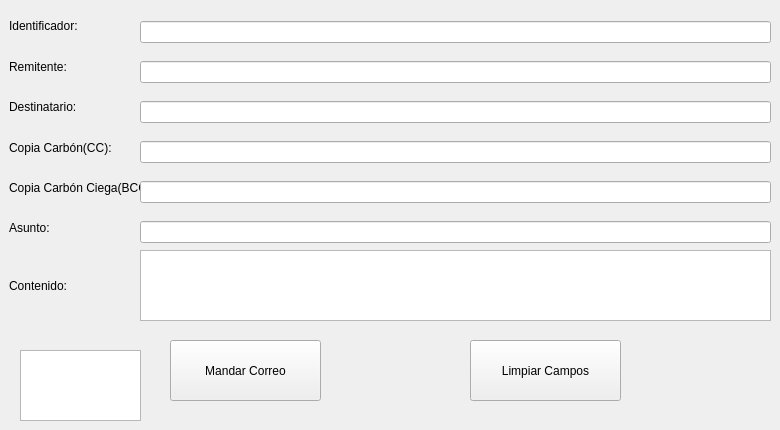
      <widget class="QWidget" name="tab_1">
       <attribute name="title">
        <string>Escribir correo</string>
       </attribute>
       <widget class="QPushButton" name="pushButton">
        <property name="geometry">
         <rect>
          <x>170</x>
          <y>340</y>
          <width>151</width>
          <height>61</height>
         </rect>
        </property>
        <property name="text">
         <string>Mandar Correo</string>
        </property>
       </widget>
       <widget class="QPushButton" name="pushButton_2">
        <property name="geometry">
         <rect>
          <x>470</x>
          <y>340</y>
          <width>151</width>
          <height>61</height>
         </rect>
        </property>
        <property name="text">
         <string>Limpiar Campos</string>
        </property>
       </widget>
       <widget class="QPlainTextEdit" name="plainTextEdit">
        <property name="geometry">
         <rect>
          <x>140</x>
          <y>250</y>
          <width>631</width>
          <height>71</height>
         </rect>
        </property>
       </widget>
       <widget class="QWidget" name="layoutWidget">
        <property name="geometry">
         <rect>
          <x>9</x>
          <y>9</y>
          <width>131</width>
          <height>311</height>
         </rect>
        </property>
        <layout class="QVBoxLayout" name="verticalLayout_2" stretch="1,1,1,1,1,1,2">
         <item>
          <widget class="QLabel" name="label">
           <property name="text">
            <string>Identificador:</string>
           </property>
          </widget>
         </item>
         <item>
          <widget class="QLabel" name="label_2">
           <property name="text">
            <string>Remitente:</string>
           </property>
          </widget>
         </item>
         <item>
          <widget class="QLabel" name="label_3">
           <property name="text">
            <string>Destinatario:</string>
           </property>
          </widget>
         </item>
         <item>
          <widget class="QLabel" name="label_4">
           <property name="text">
            <string>Copia Carbón(CC):</string>
           </property>
          </widget>
         </item>
         <item>
          <widget class="QLabel" name="label_5">
           <property name="text">
            <string>Copia Carbón Ciega(BCC):</string>
           </property>
          </widget>
         </item>
         <item>
          <widget class="QLabel" name="label_6">
           <property name="text">
            <string>Asunto:</string>
           </property>
          </widget>
         </item>
         <item>
          <widget class="QLabel" name="label_7">
           <property name="text">
            <string>Contenido:</string>
           </property>
          </widget>
         </item>
        </layout>
       </widget>
       <widget class="QWidget" name="layoutWidget">
        <property name="geometry">
         <rect>
          <x>140</x>
          <y>9</y>
          <width>631</width>
          <height>251</height>
         </rect>
        </property>
        <layout class="QVBoxLayout" name="verticalLayout_3" stretch="0,0,0,0,0,0">
         <item>
          <widget class="QLineEdit" name="lineEdit"/>
         </item>
         <item>
          <widget class="QLineEdit" name="lineEdit_2"/>
         </item>
         <item>
          <widget class="QLineEdit" name="lineEdit_3"/>
         </item>
         <item>
          <widget class="QLineEdit" name="lineEdit_4"/>
         </item>
         <item>
          <widget class="QLineEdit" name="lineEdit_5"/>
         </item>
         <item>
          <widget class="QLineEdit" name="lineEdit_6"/>
         </item>
        </layout>
       </widget>
       <widget class="QTextBrowser" name="textBrowser">
        <property name="enabled">
         <bool>true</bool>
        </property>
        <property name="geometry">
         <rect>
          <x>20</x>
          <y>350</y>
          <width>121</width>
          <height>71</height>
         </rect>
        </property>
       </widget>
      </widget>
